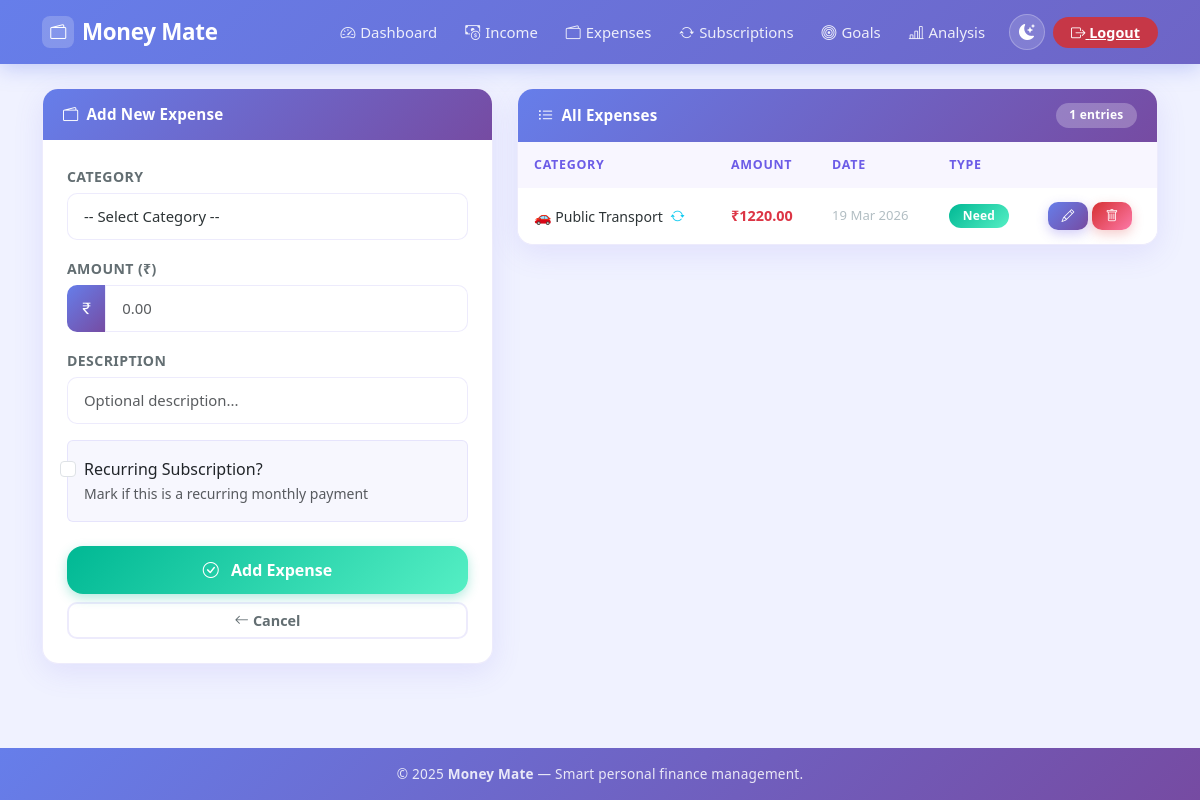
The page /add_expense (signed in) on the database its author committed.
### models.py (models this page shows)
class Expense(db.Model):
    id = db.Column(db.Integer, primary_key=True)
    user_id = db.Column(db.Integer, db.ForeignKey('user.id'), nullable=False)
    category = db.Column(db.String(100), nullable=False)
    amount = db.Column(db.Float, nullable=False)
    date = db.Column(db.DateTime, default=datetime.utcnow)
    description = db.Column(db.String(200))
    is_essential = db.Column(db.Boolean, default=False)
    is_subscription = db.Column(db.Boolean, default=False)

### app.py (the view, shortened to what this page needs)
@app.route("/add_expense", methods=["GET", "POST"])
@login_required
def add_expense():
    form = ExpenseForm()
    form.main_category.choices = [("", "-- Select Category --")] + [
        (cat, cat) for cat in expense_categories.keys()
    ]
    if request.method == "POST":
        if form.validate_on_submit():
            if (
                form.sub_category.data == "Other (User Input)"
                and form.custom_category.data
            ):
                category = form.custom_category.data
            else:
                category = form.sub_category.data
            is_essential = classify_essential(
                form.main_category.data,
                form.sub_category.data,
                form.custom_category.data,
            )
            expense = Expense(
                user_id=current_user.id,
                category=category,
                amount=form.amount.data,
                description=form.description.data,
                is_essential=is_essential,
                is_subscription=form.is_subscription.data,
            )
            db.session.add(expense)
            db.session.commit()
            flash("Expense added successfully!", "success")
            return redirect(url_for("dashboard"))
        else:
            print("Form errors:", form.errors)
            flash("Please check the form and try again.", "danger")
    else:
        form.sub_category.choices = [("", "-- Select Sub Category First --")]
    expenses = (
        Expense.query.filter_by(user_id=current_user.id)
        .order_by(Expense.date.desc())
        .all()
    )
    return render_template("add_expense.html", form=form, edit=False, expenses=expenses)

### forms.py
class ExpenseForm(FlaskForm):
    main_category = SelectField('Category', choices=[], validators=[DataRequired()])
    sub_category = SelectField('Sub Category', choices=[], validators=[DataRequired()])
    custom_category = StringField('Custom Category', validators=[Optional()])
    amount = FloatField('Amount (₹)', validators=[DataRequired()])
    description = StringField('Description', validators=[Optional()])
    is_subscription = BooleanField('Recurring Subscription?')
    submit = SubmitField('Add Expense')

### app.py (called while the page is built)
@login_manager.user_loader
def load_user(user_id):
    return User.query.get(int(user_id))

### templates/add_expense.html (shortened to what this page needs)
{% extends "base.html" %}
{% block content %}
<div class="row g-4">
  <div class="col-lg-5">
    <div class="card fade-in">
      <div class="card-header">
        <i class="bi bi-{% if edit %}pencil{% else %}wallet2{% endif %}"></i>
        {% if edit %}Edit Expense{% else %}Add New Expense{% endif %}
      </div>
      <div class="card-body p-4">
        <form method="POST" id="expenseForm">
          <div class="mb-3">
            {{ form.main_category.label(class="form-label") }}
            {{ form.main_category(class="form-select", id="mainCategory") }}
          </div>
          <div class="mb-3">
            {{ form.amount.label(class="form-label") }}
            <div class="input-group">
              <span class="input-group-text"><i class="bi bi-currency-rupee"></i></span>
              {{ form.amount(class="form-control", type="number", step="0.01", placeholder="0.00") }}
            </div>
          </div>
          <div class="mb-3">
            {{ form.description.label(class="form-label") }}
            {{ form.description(class="form-control", rows="2", placeholder="Optional description...") }}
          </div>
          <div class="mb-4">
            <div class="form-check p-3 rounded" style="background:rgba(108,92,231,0.05);border:1.5px solid var(--border-color);">
              {{ form.is_subscription(class="form-check-input") }}
              {{ form.is_subscription.label(class="form-check-label fw-600") }}
              <div><small class="text-muted">Mark if this is a recurring monthly payment</small></div>
            </div>
          </div>
          <div class="d-grid gap-2">
            <button type="submit" class="btn btn-success btn-lg">
              <i class="bi bi-check-circle me-2"></i>
              {% if edit %}Update Expense{% else %}Add Expense{% endif %}
            </button>
            <a href="{{ url_for('dashboard') }}" class="btn btn-outline-secondary">
              <i class="bi bi-arrow-left me-1"></i>Cancel
            </a>
          </div>
        </form>
      </div>
    </div>
  </div>
  <div class="col-lg-7 fade-in fade-in-delay-1">
    <div class="card">
      <div class="card-header d-flex align-items-center gap-2">
        <i class="bi bi-list-ul"></i> All Expenses
        <span class="badge ms-auto" style="background:rgba(255,255,255,0.25);">{{ expenses|length }} entries</span>
      </div>
      <div class="card-body p-0">
        {% if expenses %}
        <div class="table-responsive">
          <table class="table table-hover mb-0">
            <thead>
              <tr>
                <th>Category</th>
                <th>Amount</th>
                <th>Date</th>
                <th>Type</th>
                <th></th>
              </tr>
            </thead>
            <tbody>
            {% for exp in expenses %}
            <tr>
              <td style="font-size:0.88rem;">
                {% if 'rent' in exp.category.lower() or 'mortgage' in exp.category.lower() %}🏠
                {% elif 'food' in exp.category.lower() or 'groceries' in exp.category.lower() %}🍔
                {% elif 'transport' in exp.category.lower() %}🚗
                {% elif 'health' in exp.category.lower() %}🏥
                {% elif 'entertainment' in exp.category.lower() %}🎮
                {% else %}📌{% endif %}
                {{ exp.category }}
                {% if exp.is_subscription %}<i class="bi bi-arrow-repeat text-info ms-1" title="Subscription"></i>{% endif %}
              </td>
              <td><strong class="text-danger">₹{{ "%.2f"|format(exp.amount) }}</strong></td>
              <td style="font-size:0.82rem;color:var(--text-muted);">{{ exp.date.strftime('%d %b %Y') }}</td>
              <td>
                <span class="badge {% if exp.is_essential %}bg-success{% else %}bg-warning{% endif %}">
                  {% if exp.is_essential %}Need{% else %}Want{% endif %}
                </span>
              </td>
              <td>
                <div class="d-flex gap-1">
                  <a href="{{ url_for('edit_expense', id=exp.id) }}" class="btn btn-primary btn-sm">
                    <i class="bi bi-pencil"></i>
                  </a>
                  <a href="{{ url_for('delete_expense', id=exp.id) }}" class="btn btn-danger btn-sm"
                     onclick="return confirm('Delete this expense?')">
                    <i class="bi bi-trash"></i>
                  </a>
                </div>
              </td>
            </tr>
            {% endfor %}
            </tbody>
          </table>
        </div>
        {% else %}
        <div class="text-center py-5 text-muted">
          <i class="bi bi-wallet2" style="font-size:2.5rem;opacity:0.3;"></i>
          <p class="mt-2 mb-0">No expenses yet. Add your first one!</p>
        </div>
        {% endif %}
      </div>
    </div>
  </div>
</div>
{% endblock %}

### static/style.css (style rules this page uses)
:root { --brand-primary: #6C5CE7; --brand-secondary: #a29bfe; --brand-accent: #00b894; --brand-danger: #d63031; --brand-warning: #f39c12; --brand-info: #0984e3; --gradient-brand: linear-gradient(135deg, #667eea 0%, #764ba2 100%); --gradient-green: linear-gradient(135deg, #00b894 0%, #55efc4 100%); --gradient-red: linear-gradient(135deg, #d63031 0%, #fd79a8 100%); --gradient-orange: linear-gradient(135deg, #f39c12 0%, #fdcb6e 100%); --gradient-blue: linear-gradient(135deg, #0984e3 0%, #74b9ff 100%); --bg-page: #f0f2ff; --bg-card: rgba(255, 255, 255, 0.97); --bg-card-hover: #fff; --text-primary: #2d3436; --text-secondary: #636e72; --text-muted: #b2bec3; --border-color: rgba(108, 92, 231, 0.12); --shadow-sm: 0 2px 12px rgba(108, 92, 231, 0.08); --shadow-md: 0 8px 30px rgba(108, 92, 231, 0.12); --shadow-lg: 0 20px 50px rgba(108, 92, 231, 0.18); --shadow-hover: 0 15px 40px rgba(108, 92, 231, 0.22); --radius-sm: 10px; --radius-md: 16px; --radius-lg: 24px; --radius-pill: 50px; --transition: all 0.28s cubic-bezier(0.4, 0, 0.2, 1); }
*, *::before, *::after { box-sizing: border-box; }
body { background: var(--bg-page); font-family: 'Segoe UI', system-ui, -apple-system, sans-serif; color: var(--text-primary); min-height: 100vh; display: flex; flex-direction: column; transition: background 0.3s, color 0.3s; }
.card { border: 1px solid var(--border-color); border-radius: var(--radius-md); background: var(--bg-card); box-shadow: var(--shadow-md); transition: var(--transition); overflow: hidden; }
.card-header { background: var(--gradient-brand); color: white; font-weight: 600; font-size: 0.95rem; padding: 0.9rem 1.25rem; border: none; display: flex; align-items: center; gap: 8px; letter-spacing: 0.2px; }
.btn { border-radius: var(--radius-sm); font-weight: 600; font-size: 0.9rem; transition: var(--transition); position: relative; overflow: hidden; border: none; cursor: pointer; }
.btn::after { content: ''; position: absolute; inset: 0; background: rgba(255,255,255,0); transition: var(--transition); }
.btn-primary { background: var(--gradient-brand); color: white; box-shadow: 0 4px 12px rgba(108, 92, 231, 0.3); }
.btn-success { background: var(--gradient-green); color: white; box-shadow: 0 4px 12px rgba(0, 184, 148, 0.3); }
.btn-danger { background: var(--gradient-red); color: white; box-shadow: 0 4px 12px rgba(214, 48, 49, 0.25); }
.btn-outline-secondary { border: 2px solid var(--border-color); color: var(--text-secondary); background: transparent; }
.btn-sm { font-size: 0.8rem; padding: 0.3rem 0.85rem; }
.btn-lg { padding: 0.75rem 2rem; font-size: 1rem; border-radius: var(--radius-md); }
.table { margin: 0; font-size: 0.9rem; }
.table thead th { background: #f8f6ff; color: var(--brand-primary); font-weight: 700; font-size: 0.78rem; text-transform: uppercase; letter-spacing: 0.7px; border: none; padding: 0.85rem 1rem; }
.table tbody td { padding: 0.85rem 1rem; border-bottom: 1px solid rgba(108, 92, 231, 0.06); vertical-align: middle; color: var(--text-primary); }
.table tbody tr:last-child td { border-bottom: none; }
.badge { font-size: 0.75rem; font-weight: 600; padding: 0.4rem 0.85rem; border-radius: var(--radius-pill); letter-spacing: 0.2px; }
.badge.bg-success { background: var(--gradient-green) !important; }
.form-control, .form-select { border-radius: var(--radius-sm); border: 1.5px solid var(--border-color); padding: 0.7rem 1rem; font-size: 0.93rem; color: var(--text-primary); background: white; transition: var(--transition); }
.form-label { font-weight: 600; font-size: 0.88rem; color: var(--text-secondary); margin-bottom: 6px; text-transform: uppercase; letter-spacing: 0.4px; }
.input-group-text { background: var(--gradient-brand); color: white; border: none; border-radius: var(--radius-sm) 0 0 var(--radius-sm); font-size: 0.95rem; }
.fade-in { animation: fadeInUp 0.55s ease both; }
.fade-in-delay-1 { animation-delay: 0.1s; }

### rows shown on the page
Expense: category "Public Transport", is_subscription True (drawn), amount "1220.00", date "19 Mar 2026", is_essential "Need"

### other values the page prints
{{ expenses|length }} "1"
